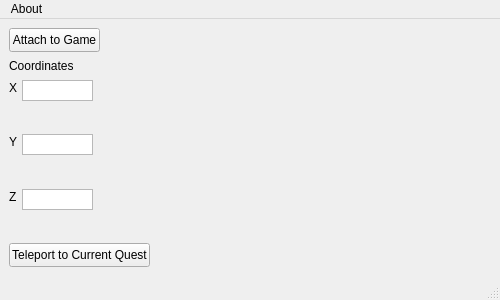
<?xml version="1.0" encoding="UTF-8"?>
<ui version="4.0">
 <class>WizUtility</class>
 <widget class="QMainWindow" name="WizUtility">
  <property name="geometry">
   <rect>
    <x>0</x>
    <y>0</y>
    <width>500</width>
    <height>300</height>
   </rect>
  </property>
  <property name="windowTitle">
   <string>WizUtility</string>
  </property>
  <widget class="QWidget" name="centralwidget">
   <widget class="QPushButton" name="attachButton">
    <property name="geometry">
     <rect>
      <x>9</x>
      <y>9</y>
      <width>91</width>
      <height>24</height>
     </rect>
    </property>
    <property name="text">
     <string>Attach to Game</string>
    </property>
   </widget>
   <widget class="QPushButton" name="questPortButton">
    <property name="geometry">
     <rect>
      <x>9</x>
      <y>224</y>
      <width>141</width>
      <height>24</height>
     </rect>
    </property>
    <property name="text">
     <string>Teleport to Current Quest</string>
    </property>
   </widget>
   <widget class="QLabel" name="coordsLabel">
    <property name="geometry">
     <rect>
      <x>9</x>
      <y>39</y>
      <width>64</width>
      <height>16</height>
     </rect>
    </property>
    <property name="text">
     <string>Coordinates</string>
    </property>
   </widget>
   <widget class="QPlainTextEdit" name="xCoordEdit">
    <property name="geometry">
     <rect>
      <x>22</x>
      <y>61</y>
      <width>71</width>
      <height>21</height>
     </rect>
    </property>
    <property name="acceptDrops">
     <bool>true</bool>
    </property>
    <property name="verticalScrollBarPolicy">
     <enum>Qt::ScrollBarAlwaysOff</enum>
    </property>
    <property name="horizontalScrollBarPolicy">
     <enum>Qt::ScrollBarAlwaysOff</enum>
    </property>
   </widget>
   <widget class="QPlainTextEdit" name="yCoordEdit">
    <property name="geometry">
     <rect>
      <x>22</x>
      <y>115</y>
      <width>71</width>
      <height>21</height>
     </rect>
    </property>
    <property name="acceptDrops">
     <bool>true</bool>
    </property>
    <property name="verticalScrollBarPolicy">
     <enum>Qt::ScrollBarAlwaysOff</enum>
    </property>
    <property name="horizontalScrollBarPolicy">
     <enum>Qt::ScrollBarAlwaysOff</enum>
    </property>
   </widget>
   <widget class="QPlainTextEdit" name="zCoordEdit">
    <property name="geometry">
     <rect>
      <x>22</x>
      <y>170</y>
      <width>71</width>
      <height>21</height>
     </rect>
    </property>
    <property name="acceptDrops">
     <bool>true</bool>
    </property>
    <property name="verticalScrollBarPolicy">
     <enum>Qt::ScrollBarAlwaysOff</enum>
    </property>
    <property name="horizontalScrollBarPolicy">
     <enum>Qt::ScrollBarAlwaysOff</enum>
    </property>
   </widget>
   <widget class="QLabel" name="label">
    <property name="geometry">
     <rect>
      <x>9</x>
      <y>61</y>
      <width>16</width>
      <height>16</height>
     </rect>
    </property>
    <property name="text">
     <string>X</string>
    </property>
   </widget>
   <widget class="QLabel" name="label_2">
    <property name="geometry">
     <rect>
      <x>9</x>
      <y>115</y>
      <width>16</width>
      <height>16</height>
     </rect>
    </property>
    <property name="text">
     <string>Y</string>
    </property>
   </widget>
   <widget class="QLabel" name="label_3">
    <property name="geometry">
     <rect>
      <x>9</x>
      <y>170</y>
      <width>16</width>
      <height>16</height>
     </rect>
    </property>
    <property name="text">
     <string>Z</string>
    </property>
   </widget>
  </widget>
  <widget class="QMenuBar" name="menubar">
   <property name="geometry">
    <rect>
     <x>0</x>
     <y>0</y>
     <width>500</width>
     <height>21</height>
    </rect>
   </property>
   <widget class="QMenu" name="menuAbout">
    <property name="title">
     <string>About</string>
    </property>
   </widget>
   <addaction name="menuAbout"/>
  </widget>
  <widget class="QStatusBar" name="statusbar"/>
 </widget>
 <resources/>
 <connections/>
</ui>
